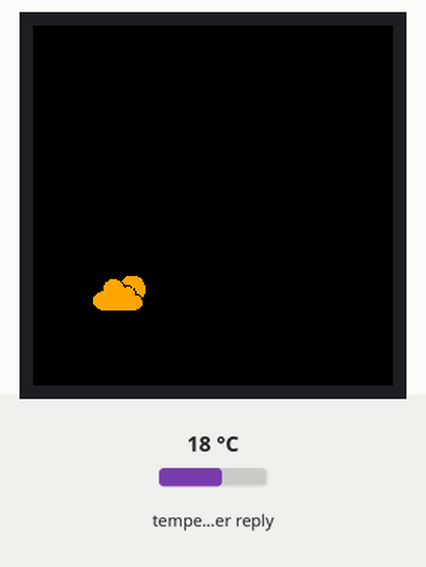
This sketch was run on a simulated ESP8266 (NodeMCU). Shown: 240×240 colour display. The inputs (shaded band) are chosen by the test bench; at power-on: temperature in the weather reply 18 °C. WiFi joins after 1.5 s; servers stay silent unless stated; network time is answered at once with the bench clock; uploads are accepted with an empty reply; the local clock reads 2024-03-15 10:24:30 at power-on unless the sketch sets it; web services answer with replies made up by the test bench; what the sketch prints to the serial monitor is not drawn.

Above: at 1.8 s.
At 2.2 s:
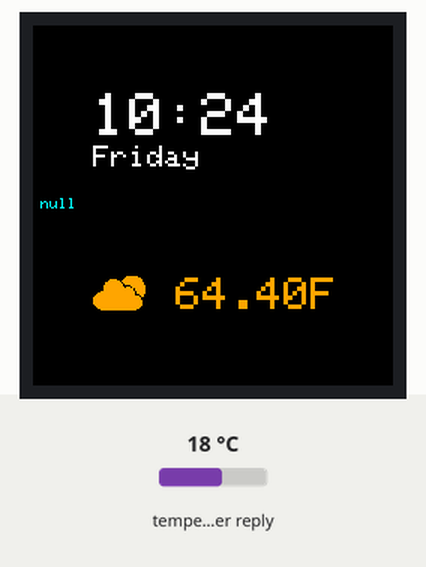
At 31.1 s:
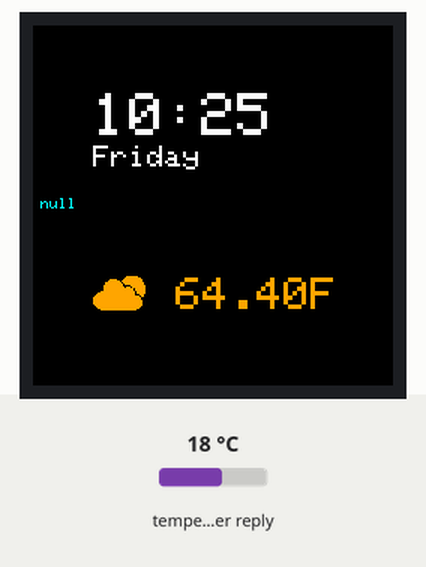

Measured:
- what the display in image 1 shows lasts 28.9 s, from 2.1 s to 31.0 s

The sketch:

watch.ino
```cpp
#include <ESP8266WiFi.h>
#include <NTPClient.h>
#include <WiFiUdp.h>
#include <time.h>
#include <Arduino.h>
#include <ESP8266HTTPClient.h>
#include <ArduinoJson.h>
#include <WiFiClient.h>
#include <Arduino_GFX_Library.h>
#include "settings.h"

#if defined(DISPLAY_DEV_KIT)
Arduino_GFX *gfx = create_default_Arduino_GFX();
#else /* !defined(DISPLAY_DEV_KIT) */
Arduino_DataBus *bus = new Arduino_ESP8266SPI(2 /* DC */, 15 /* CS */);
Arduino_GFX *gfx = new Arduino_GC9A01(bus, 16 /* RST */, 0 /* rotation */, true /* IPS */);

#endif /* !defined(DISPLAY_DEV_KIT) */

WiFiUDP ntpUDP;
NTPClient timeClient(ntpUDP, "pool.ntp.org");

String weekDays[7]={"Sunday", "Monday", "Tuesday", "Wednesday", "Thursday", "Friday", "Saturday"};

static int16_t w, h;
static int16_t hh, mm, ss;
static unsigned long targetTime; // next action time

String hourComponent;
String minuteComponent;
String weatherComponent;
String newsComponent;

WiFiClient wifiClient;
DynamicJsonDocument doc(24576);

const unsigned char weatherIcon [] PROGMEM = {
	// '02d@2x, 55x55px
	0x00, 0x00, 0x00, 0x00, 0x00, 0x00, 0x00, 0x00, 0x00, 0x00, 0x00, 0x00, 0x00, 0x00, 0x00, 0x00,
	0x00, 0x00, 0x00, 0x00, 0x00, 0x00, 0x00, 0x00, 0x00, 0x00, 0x00, 0x00, 0x00, 0x00, 0x00, 0x00,
	0x00, 0x00, 0x00, 0x00, 0x00, 0x00, 0x00, 0x00, 0x00, 0x00, 0x00, 0x00, 0x00, 0x00, 0x00, 0x00,
	0x00, 0x00, 0x00, 0x00, 0x00, 0x00, 0x00, 0x00, 0x00, 0x00, 0x00, 0x00, 0x00, 0x00, 0x00, 0x00,
	0x00, 0x00, 0x00, 0x00, 0x00, 0x00, 0x00, 0x00, 0x00, 0x00, 0x00, 0x00, 0x00, 0x00, 0x00, 0x00,
	0x00, 0x00, 0x00, 0x00, 0x00, 0x00, 0x00, 0x00, 0x00, 0x00, 0x00, 0x00, 0x00, 0x00, 0x00, 0x00,
	0x00, 0x00, 0x00, 0x00, 0x00, 0x00, 0x00, 0x00, 0x00, 0x00, 0x00, 0x00, 0x00, 0x00, 0x00, 0x00,
	0x00, 0x00, 0x00, 0x00, 0x00, 0x00, 0x00, 0x00, 0x00, 0x00, 0x00, 0xff, 0x00, 0x00, 0x00, 0x00,
	0x00, 0x01, 0xff, 0xc0, 0x00, 0x00, 0x00, 0x07, 0xc3, 0xff, 0xe0, 0x00, 0x00, 0x00, 0x0f, 0xf7,
	0xff, 0xe0, 0x00, 0x00, 0x00, 0x3f, 0xfb, 0xff, 0xf0, 0x00, 0x00, 0x00, 0x3f, 0xfd, 0xff, 0xf0,
	0x00, 0x00, 0x00, 0x7f, 0xfc, 0x1f, 0xf8, 0x00, 0x00, 0x00, 0x7f, 0xfe, 0xef, 0xf8, 0x00, 0x00,
	0x00, 0x7f, 0xff, 0xfb, 0xf8, 0x00, 0x00, 0x00, 0x7f, 0xff, 0xfb, 0xf8, 0x00, 0x00, 0x01, 0xff,
	0xff, 0xfd, 0xf8, 0x00, 0x00, 0x07, 0xff, 0xff, 0xfd, 0xf8, 0x00, 0x00, 0x0f, 0xff, 0xff, 0xfc,
	0x70, 0x00, 0x00, 0x1f, 0xff, 0xff, 0xff, 0xb0, 0x00, 0x00, 0x3f, 0xff, 0xff, 0xff, 0xc0, 0x00,
	0x00, 0x3f, 0xff, 0xff, 0xff, 0xc0, 0x00, 0x00, 0x3f, 0xff, 0xff, 0xff, 0xe0, 0x00, 0x00, 0x3f,
	0xff, 0xff, 0xff, 0xe0, 0x00, 0x00, 0x3f, 0xff, 0xff, 0xff, 0xe0, 0x00, 0x00, 0x1f, 0xff, 0xff,
	0xff, 0xe0, 0x00, 0x00, 0x0f, 0xff, 0xff, 0xff, 0xc0, 0x00, 0x00, 0x07, 0xff, 0xff, 0xff, 0x80,
	0x00, 0x00, 0x01, 0xff, 0xff, 0xfe, 0x00, 0x00, 0x00, 0x00, 0x00, 0x00, 0x00, 0x00, 0x00, 0x00,
	0x00, 0x00, 0x00, 0x00, 0x00, 0x00, 0x00, 0x00, 0x00, 0x00, 0x00, 0x00, 0x00, 0x00, 0x00, 0x00,
	0x00, 0x00, 0x00, 0x00, 0x00, 0x00, 0x00, 0x00, 0x00, 0x00, 0x00, 0x00, 0x00, 0x00, 0x00, 0x00,
	0x00, 0x00, 0x00, 0x00, 0x00, 0x00, 0x00, 0x00, 0x00, 0x00, 0x00, 0x00, 0x00, 0x00, 0x00, 0x00,
	0x00, 0x00, 0x00, 0x00, 0x00, 0x00, 0x00, 0x00, 0x00, 0x00, 0x00, 0x00, 0x00, 0x00, 0x00, 0x00,
	0x00, 0x00, 0x00, 0x00, 0x00, 0x00, 0x00, 0x00, 0x00, 0x00, 0x00, 0x00, 0x00, 0x00, 0x00, 0x00,
	0x00, 0x00, 0x00, 0x00, 0x00, 0x00, 0x00, 0x00, 0x00, 0x00, 0x00, 0x00, 0x00, 0x00, 0x00, 0x00,
	0x00
};

void setup() {
    Serial.begin(115200);

    // Connect to Wi-Fi
    Serial.print("Connecting to ");
    Serial.println(ssid);
    WiFi.begin(ssid, password);
    while (WiFi.status() != WL_CONNECTED) {
      delay(500);
      Serial.print(".");
    }

    // Initialize a NTPClient to get time
    timeClient.begin();
    timeClient.setTimeOffset(-18000);
    timeClient.update();

    int currentHour = timeClient.getHours();
    int currentMinute = timeClient.getMinutes();
    int currentSecond = timeClient.getSeconds();

    hh = currentHour;
    mm = currentMinute;
    ss = currentSecond;

    gfx->begin();
    gfx->fillScreen(BLACK);

    gfx->drawBitmap(30, 150, weatherIcon, 55, 55, ORANGE);
    weatherComponent = getTemperature();
    putText(95, 168, 3, weatherComponent, ORANGE);

    newsComponent = getHeadline();
    putText(5, 115, 1, newsComponent, CYAN);

    #ifdef TFT_BL
        pinMode(TFT_BL, OUTPUT);
        digitalWrite(TFT_BL, HIGH);
    #endif

    // init LCD constant
    w = gfx->width();
    h = gfx->height();

    targetTime = ((millis() / 1000) + 1) * 1000;
}

void putText(int x, int y, int fontSize, String text, uint16_t color) {
  gfx->setCursor(x, y);
  gfx->setTextColor(color);
  gfx->setTextSize(fontSize);
  gfx->println(text);
}

String formatTime(int16_t minuteOrHour) {
  if (minuteOrHour < 10) {
      return "0" + String(minuteOrHour);
  }
  return String(minuteOrHour);
}

String getTemperature() {
  HTTPClient http;
  http.begin(wifiClient, weatherURL);
  int httpCode = http.GET();

  String response = http.getString();
  DeserializationError error = deserializeJson(doc, response);

  JsonObject main = doc["main"];
  float mainTemp = main["temp"];

  return String(mainTemp) + "F";
}

String getHeadline() {
  HTTPClient http;
  http.begin(wifiClient, newsURL + "&page=" + String(hh));
  int httpCode = http.GET();

  String response = http.getString();
  DeserializationError error = deserializeJson(doc, response);

  return doc["articles"][0]["title"];
}

void loop() {
    timeClient.update();
    unsigned long epochTime = timeClient.getEpochTime();
    String formattedTime = timeClient.getFormattedTime();
    String weekDay = weekDays[timeClient.getDay()];

    hourComponent = formatTime(hh);
    minuteComponent = formatTime(mm);
    String currenttime =  hourComponent + ":" + minuteComponent;

    unsigned long cur_millis = millis();

    putText(40, 45, 4, currenttime, WHITE);
    putText(40, 80, 2, weekDay, WHITE);

    if (cur_millis >= targetTime) {
        targetTime += 1000;
        ss++; // Advance second

        if (ss == 60) {
            ss = 0;
            mm++; // Advance minute
            putText(40, 45, 4, currenttime, BLACK);

            if (mm % 15 == 0) {
              putText(95, 168, 3, weatherComponent, BLACK);
              weatherComponent = getTemperature();
              putText(95, 168, 3, weatherComponent, ORANGE);

              putText(5, 115, 1, newsComponent, BLACK);
              newsComponent = getHeadline();
              putText(5, 115, 1, newsComponent, CYAN);
            }

            if (mm > 59) {
                mm = 0;
                hh++; // Advance hour
                putText(40, 45, 4, currenttime, BLACK);

                if (hh > 23) {
                    hh = 0; // Reset day
                    putText(40, 80, 2, weekDay, BLACK);
                }
            }
        }
    }
}
```

settings.h
```cpp
const char* ssid          = "XXXXXXXXXX";
const char* password      = "XXXXXXXXXX";

const String weatherToken = "XXXXXXXXXX";
const String newsToken    = "XXXXXXXXXX";

const String weatherURL   = "http://api.openweathermap.org/data/2.5/weather?q=tampa,us&units=imperial&APPID=" + weatherToken;
const String newsURL      = "http://newsapi.org/v2/top-headlines?country=us&category=technology&pageSize=1&apiKey=" + newsToken;
```
